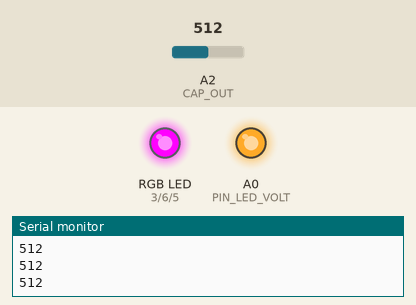
Recording of a sketch running on a simulated Arduino Uno, built with avr-gcc and run on an emulated ATmega328P. Shown: an RGB LED mixed from three pins (HIGH = lit), output pins drawn as LEDs (lit = HIGH), the last lines printed to the serial monitor. The inputs (shaded band) are chosen by the test bench; at power-on: A2 (CAP_OUT) = 512.

Above: at 1.3 s.
1.4 s: A2 (CAP_OUT) set to 592
2.9 s: A2 (CAP_OUT) set to 609
At 3.5 s:
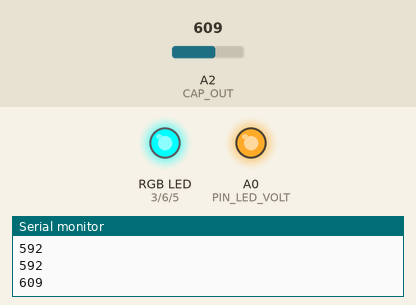
4.5 s: A2 (CAP_OUT) set to 390
At 5.3 s:
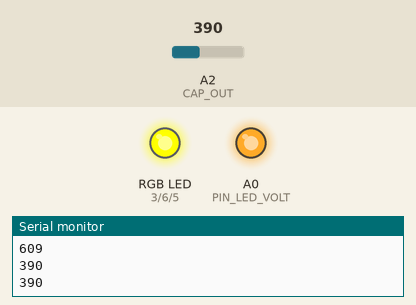
6.0 s: A2 (CAP_OUT) set to 415
At 7.0 s:
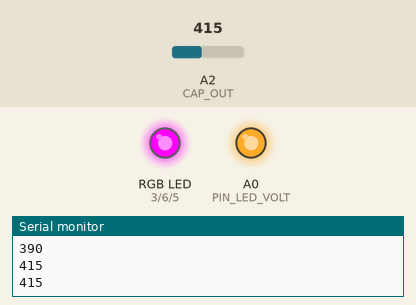
7.5 s: A2 (CAP_OUT) set to 306
At 8.8 s:
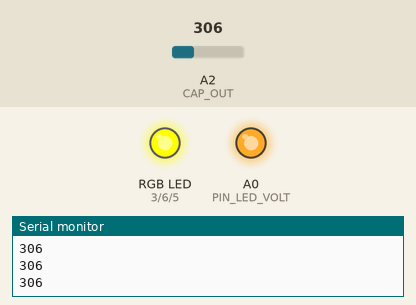
Timing chart, 0 to 10.0 s (numbered marks = the images above; inputs shaded):
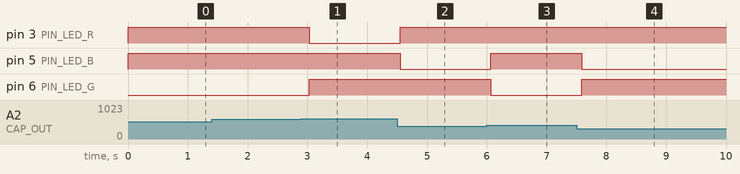

The sketch:

sketch_feb23b.ino
```cpp
#include <SoftwareSerial.h>
SoftwareSerial BTserial(10, 11); // RX | TX creation of a serial communication on pin 10 and 11

const long baudRate = 9600;  //rate of data transmission
//define colors for the RGB diode
const byte COLOR_GREEN = 0b010;
const byte COLOR_BLUE = 0b001;
const byte COLOR_RED = 0b100;

//definition of pin
#define CAP_GND A1 // ground of a sensor , by putting an analogic pin at low level we obtain a ground pin
#define CAP_OUT A2 // analog output of the sensor
#define PIN_LED_VOLT A0 // 5V alimentation of the diode, by putting an analogic pin at high level we obtain a 5V pin
//pin for the RGB diode
#define PIN_LED_R 3
#define PIN_LED_G 6
#define PIN_LED_B 5


void setup()
{
  //I/O definition pin
    pinMode(CAP_GND, OUTPUT);
    pinMode(CAP_OUT,INPUT);
    pinMode(PIN_LED_R, OUTPUT);
    pinMode(PIN_LED_G, OUTPUT);
    pinMode(PIN_LED_B, OUTPUT);
    pinMode(PIN_LED_VOLT, OUTPUT);


   // create ground pin and analogic pin
    digitalWrite(PIN_LED_VOLT, HIGH);
    digitalWrite(CAP_GND, LOW);
  // diode = green
    displayColor(COLOR_GREEN);
    //set the serial communication
    BTserial.begin(baudRate);
    Serial.begin(9600);

}

void loop()
{
  //read analog information of the sensor
 int val = analogRead(CAP_OUT);

 if (val >600) //a breath is detected
 {
  displayColor(COLOR_RED); //diode = red
 }
 else if (val < 400)  // a suck is detected
 {
  displayColor(COLOR_BLUE); //diode = blue
 }
 else //neutral value
 {
   displayColor(COLOR_GREEN); // diode=green
 }
  //send info to the serial port
  BTserial.println(val);
  Serial.println(val);
  delay(500);

}
/** Create color for the diode */
void displayColor(byte color) {

  // Assigne l'état des broches
  // Version anode commune
  digitalWrite(PIN_LED_R, !bitRead(color, 2));
  digitalWrite(PIN_LED_G, !bitRead(color, 1));
  digitalWrite(PIN_LED_B, !bitRead(color, 0));
}
```

Measured:
- the behaviour switches between 600 and 601 on A2 (CAP_OUT) (found by bisection; images 0 and 1)
- the behaviour switches between 399 and 400 on A2 (CAP_OUT) (found by bisection; images 2 and 3)
- after the input at 2.9 s, pin 3 (PIN_LED_R): HIGH → LOW after 0.13 s; pin 6 (PIN_LED_G): LOW → HIGH after 0.13 s
- after the input at 4.5 s, pin 3 (PIN_LED_R): LOW → HIGH after 0.05 s; pin 5 (PIN_LED_B): HIGH → LOW after 0.05 s
- after the input at 6.0 s, pin 5 (PIN_LED_B): LOW → HIGH after 0.07 s; pin 6 (PIN_LED_G): HIGH → LOW after 0.07 s
- after the input at 7.5 s, pin 5 (PIN_LED_B): HIGH → LOW after 0.09 s; pin 6 (PIN_LED_G): LOW → HIGH after 0.09 s
